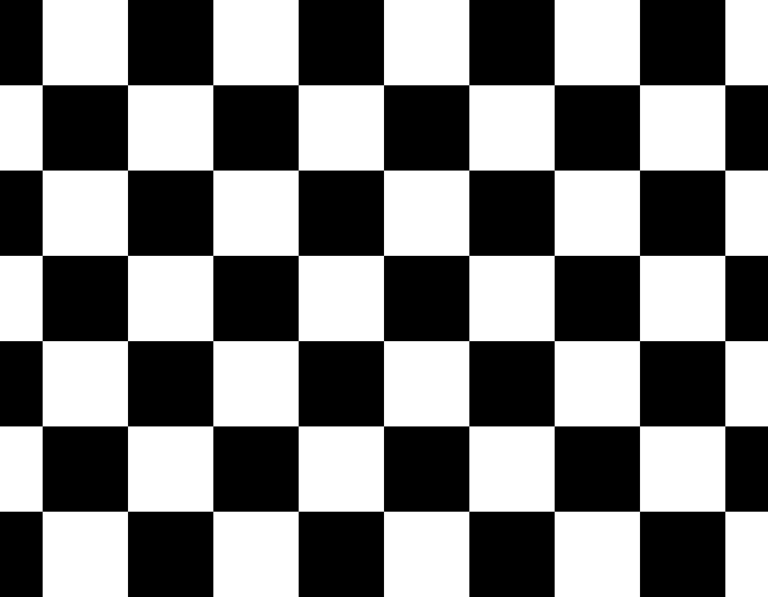
#> input picture data/chessboard-768x597.bmp, 768 x 597 px
$ python features_harriscorner.py
#> lines starting #> are read from the running program, lines starting #| are printed output that depends on the picture; after the words box and inside, x2 and y2 are one past the last pixel; in counts of white or black regions, pixels touching at a corner belong together
import cv2
import numpy as np

img = cv2.imread("data/chessboard-768x597.bmp", 1)
#> img is the input picture: shape (597, 768, 3); min 0, max 255, mean 127.5
gray = cv2.cvtColor(img,cv2.COLOR_BGR2GRAY)

gray = np.float32(gray)
dst = cv2.cornerHarris(gray,2,3,0.04)
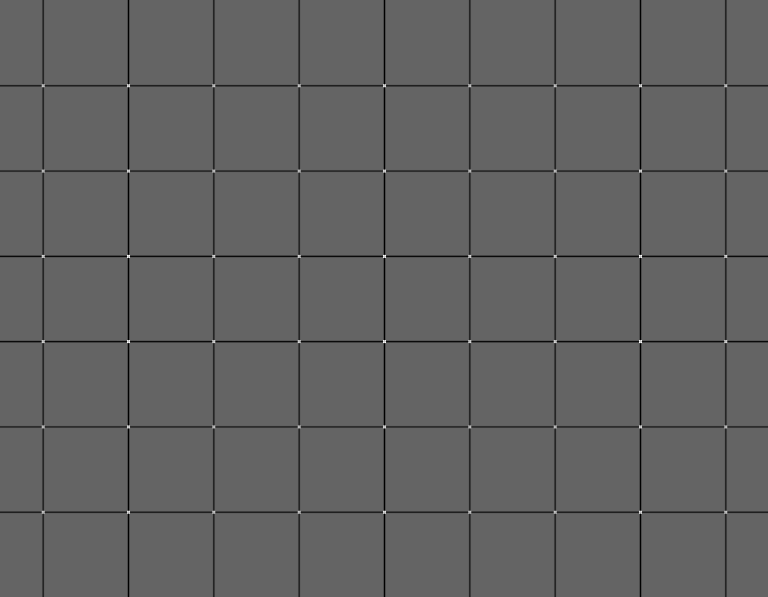
#> dst: shape (597, 768) float32; min -132710400, max 204474592, mean -3257475; drawn with min black and max white

#result is dilated for marking the corners, not important
dst = cv2.dilate(dst,None)
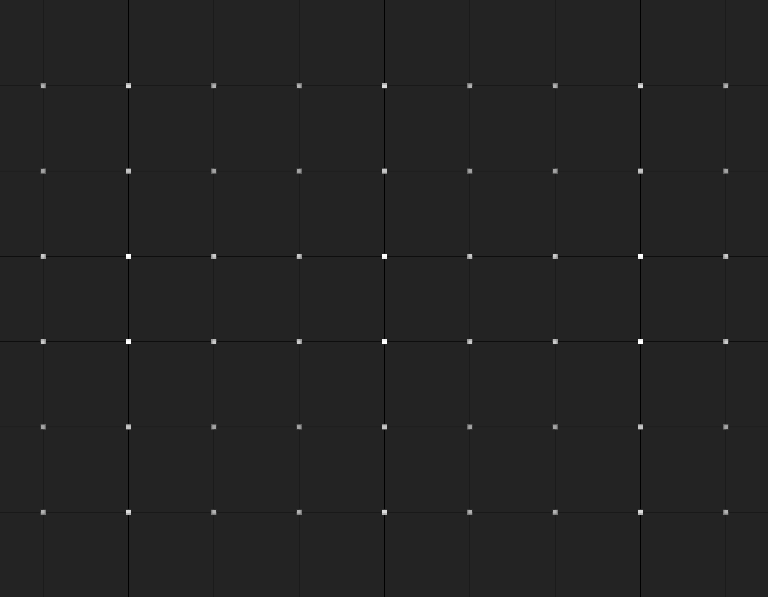
#> dst: shape (597, 768) float32; min -33437306, max 204474592, mean 107909.3; drawn with min black and max white

# Threshold for an optimal value, it may vary depending on the image.
img[dst>0.01*dst.max()]=[0,0,255]
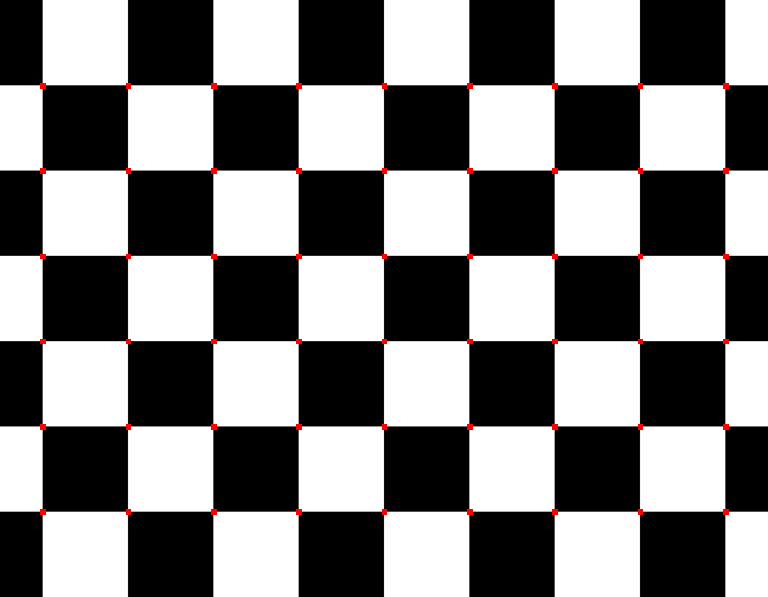
#> img: shape (597, 768, 3); 0.38% of pixels changed, all inside (x1, y1, x2, y2) = (40, 83, 729, 515)


cv2.imwrite("output/corner.bmp", img)
cv2.imshow('dst',img)
if cv2.waitKey(0) & 0xff == 27:
#> (key Esc is pressed here)
    cv2.destroyAllWindows()
